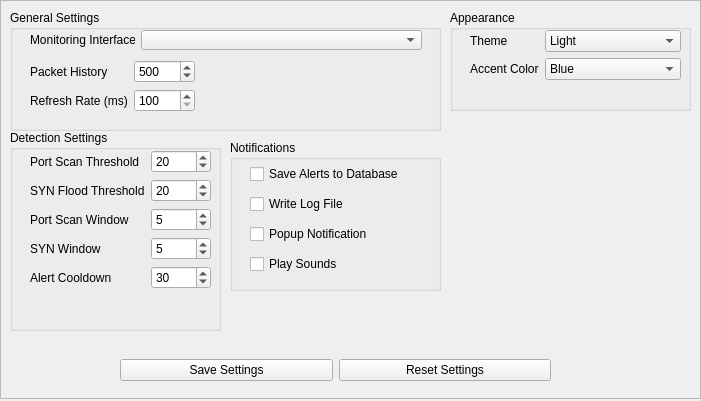
          <widget class="QWidget" name="scrollAreaWidgetContents">
           <property name="geometry">
            <rect>
             <x>0</x>
             <y>0</y>
             <width>701</width>
             <height>401</height>
            </rect>
           </property>
           <widget class="QFrame" name="frameSettings">
            <property name="geometry">
             <rect>
              <x>0</x>
              <y>0</y>
              <width>701</width>
              <height>399</height>
             </rect>
            </property>
            <property name="minimumSize">
             <size>
              <width>0</width>
              <height>120</height>
             </size>
            </property>
            <property name="frameShape">
             <enum>QFrame::StyledPanel</enum>
            </property>
            <property name="frameShadow">
             <enum>QFrame::Raised</enum>
            </property>
            <widget class="QGroupBox" name="groupDetection">
             <property name="geometry">
              <rect>
               <x>10</x>
               <y>130</y>
               <width>211</width>
               <height>201</height>
              </rect>
             </property>
             <property name="title">
              <string>Detection Settings</string>
             </property>
             <widget class="QWidget" name="formLayoutWidget_2">
              <property name="geometry">
               <rect>
                <x>20</x>
                <y>20</y>
                <width>181</width>
                <height>166</height>
               </rect>
              </property>
              <layout class="QFormLayout" name="formLayout_3">
               <item row="0" column="0">
                <widget class="QLabel" name="label_7">
                 <property name="text">
                  <string>Port Scan Threshold </string>
                 </property>
                </widget>
               </item>
               <item row="1" column="0">
                <widget class="QLabel" name="label_8">
                 <property name="text">
                  <string>SYN Flood Threshold</string>
                 </property>
                </widget>
               </item>
               <item row="2" column="0">
                <widget class="QLabel" name="label_9">
                 <property name="text">
                  <string>Port Scan Window </string>
                 </property>
                </widget>
               </item>
               <item row="3" column="0">
                <widget class="QLabel" name="label_10">
                 <property name="text">
                  <string>SYN Window</string>
                 </property>
                </widget>
               </item>
               <item row="4" column="0">
                <widget class="QLabel" name="label_11">
                 <property name="text">
                  <string>Alert Cooldown</string>
                 </property>
                </widget>
               </item>
               <item row="2" column="1">
                <widget class="QSpinBox" name="spinPortScanWindow">
                 <property name="value">
                  <number>5</number>
                 </property>
                </widget>
               </item>
               <item row="3" column="1">
                <widget class="QSpinBox" name="spinSynWindow">
                 <property name="value">
                  <number>5</number>
                 </property>
                </widget>
               </item>
               <item row="4" column="1">
                <widget class="QSpinBox" name="spinCooldown">
                 <property name="value">
                  <number>30</number>
                 </property>
                </widget>
               </item>
               <item row="1" column="1">
                <widget class="QSpinBox" name="spinSynThreshold">
                 <property name="value">
                  <number>20</number>
                 </property>
                </widget>
               </item>
               <item row="0" column="1">
                <widget class="QSpinBox" name="spinPortScanThreshold">
                 <property name="value">
                  <number>20</number>
                 </property>
                </widget>
               </item>
              </layout>
             </widget>
            </widget>
            <widget class="QGroupBox" name="groupAppearance">
             <property name="geometry">
              <rect>
               <x>450</x>
               <y>10</y>
               <width>241</width>
               <height>101</height>
              </rect>
             </property>
             <property name="title">
              <string>Appearance</string>
             </property>
             <widget class="QWidget" name="formLayoutWidget_3">
              <property name="geometry">
               <rect>
                <x>20</x>
                <y>20</y>
                <width>211</width>
                <height>70</height>
               </rect>
              </property>
              <layout class="QFormLayout" name="formLayout_2">
               <item row="2" column="1">
                <widget class="QComboBox" name="cmbAccent">
                 <item>
                  <property name="text">
                   <string>Blue</string>
                  </property>
                 </item>
                </widget>
               </item>
               <item row="1" column="1">
                <widget class="QComboBox" name="cmbTheme">
                 <item>
                  <property name="text">
                   <string>Light</string>
                  </property>
                 </item>
                 <item>
                  <property name="text">
                   <string>Dark</string>
                  </property>
                 </item>
                </widget>
               </item>
               <item row="1" column="0">
                <widget class="QLabel" name="label_3">
                 <property name="text">
                  <string>Theme</string>
                 </property>
                </widget>
               </item>
               <item row="2" column="0">
                <widget class="QLabel" name="label_14">
                 <property name="text">
                  <string>Accent Color</string>
                 </property>
                </widget>
               </item>
              </layout>
             </widget>
            </widget>
            <widget class="QGroupBox" name="groupBox_3">
             <property name="geometry">
              <rect>
               <x>10</x>
               <y>10</y>
               <width>431</width>
               <height>121</height>
              </rect>
             </property>
             <property name="title">
              <string>General Settings</string>
             </property>
             <widget class="QWidget" name="formLayoutWidget">
              <property name="geometry">
               <rect>
                <x>20</x>
                <y>50</y>
                <width>165</width>
                <height>64</height>
               </rect>
              </property>
              <layout class="QFormLayout" name="formLayoutGenSettings">
               <item row="0" column="0">
                <widget class="QLabel" name="label_5">
                 <property name="text">
                  <string>Packet History</string>
                 </property>
                </widget>
               </item>
               <item row="0" column="1">
                <widget class="QSpinBox" name="spinPacketHistory">
                 <property name="minimum">
                  <number>10</number>
                 </property>
                 <property name="maximum">
                  <number>10000</number>
                 </property>
                 <property name="value">
                  <number>500</number>
                 </property>
                </widget>
               </item>
               <item row="1" column="0">
                <widget class="QLabel" name="lblRefreshRate">
                 <property name="text">
                  <string>Refresh Rate (ms)</string>
                 </property>
                </widget>
               </item>
               <item row="1" column="1">
                <widget class="QSpinBox" name="spinRefreshRate">
                 <property name="minimum">
                  <number>100</number>
                 </property>
                 <property name="maximum">
                  <number>10000</number>
                 </property>
                 <property name="value">
                  <number>100</number>
                 </property>
                </widget>
               </item>
              </layout>
             </widget>
             <widget class="QComboBox" name="cmbSetInterface">
              <property name="geometry">
               <rect>
                <x>131</x>
                <y>20</y>
                <width>281</width>
                <height>20</height>
               </rect>
              </property>
             </widget>
             <widget class="QLabel" name="lblInterfaces">
              <property name="geometry">
               <rect>
                <x>20</x>
                <y>20</y>
                <width>105</width>
                <height>20</height>
               </rect>
              </property>
              <property name="text">
               <string>Monitoring Interface: </string>
              </property>
             </widget>
            </widget>
            <widget class="QWidget" name="horizontalLayoutWidget_8">
             <property name="geometry">
              <rect>
               <x>120</x>
               <y>350</y>
               <width>431</width>
               <height>41</height>
              </rect>
             </property>
             <layout class="QHBoxLayout" name="ButtonsLayout">
              <item>
               <widget class="QPushButton" name="btnSaveSettings">
                <property name="text">
                 <string>Save Settings</string>
                </property>
               </widget>
              </item>
              <item>
               <widget class="QPushButton" name="btnResetSettings">
                <property name="text">
                 <string>Reset Settings</string>
                </property>
               </widget>
              </item>
             </layout>
            </widget>
            <widget class="QGroupBox" name="groupNotifications">
             <property name="geometry">
              <rect>
               <x>230</x>
               <y>140</y>
               <width>211</width>
               <height>151</height>
              </rect>
             </property>
             <property name="title">
              <string>Notifications</string>
             </property>
             <widget class="QWidget" name="verticalLayoutWidget_8">
              <property name="geometry">
               <rect>
                <x>20</x>
                <y>20</y>
                <width>181</width>
                <height>121</height>
               </rect>
              </property>
              <layout class="QVBoxLayout" name="LayoutSetNoti">
               <item>
                <widget class="QCheckBox" name="chkSaveDatabase">
                 <property name="text">
                  <string>Save Alerts to Database</string>
                 </property>
                </widget>
               </item>
               <item>
                <widget class="QCheckBox" name="chkWriteLog">
                 <property name="text">
                  <string>Write Log File</string>
                 </property>
                </widget>
               </item>
               <item>
                <widget class="QCheckBox" name="chkPopup">
                 <property name="text">
                  <string>Popup Notification</string>
                 </property>
                </widget>
               </item>
               <item>
                <widget class="QCheckBox" name="chkPlaySound">
                 <property name="text">
                  <string>Play Sounds</string>
                 </property>
                </widget>
               </item>
              </layout>
             </widget>
            </widget>
           </widget>
          </widget>
